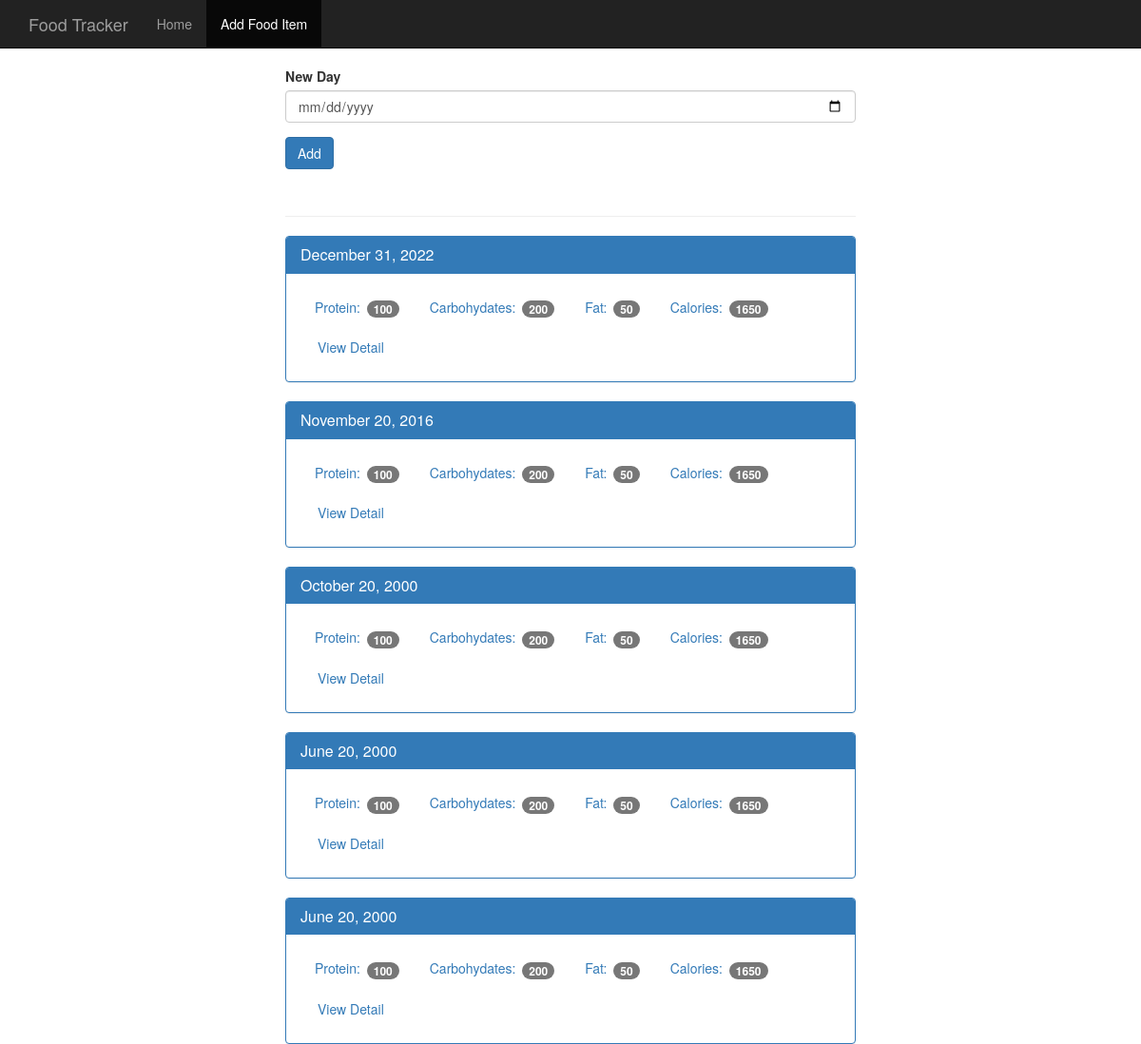
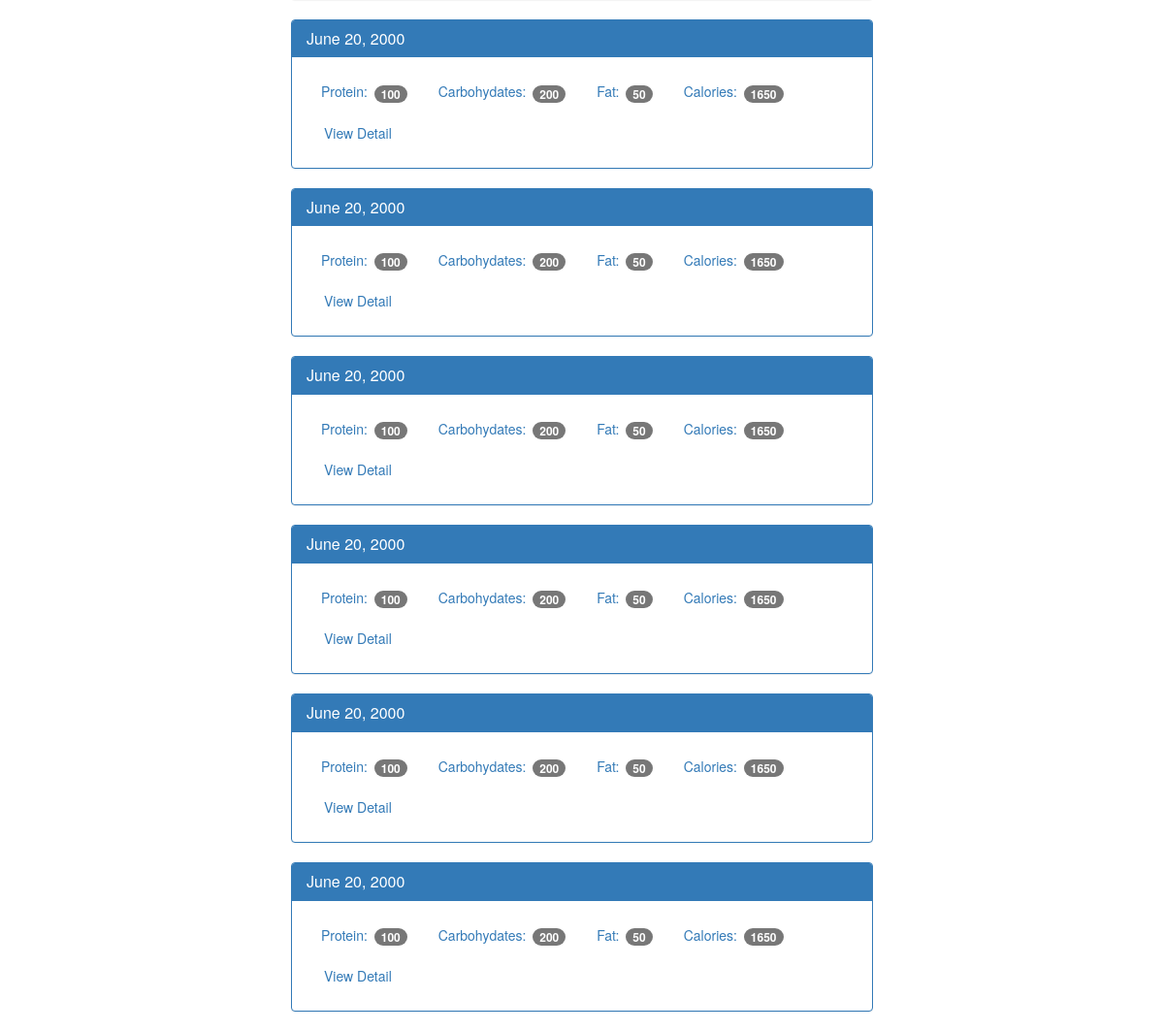
The page / on the database its author committed (2 pictures, top to bottom).
### tables this page shows
CREATE TABLE log_date (
    id integer primary key autoincrement, 
    entry_date datetime default current_timestamp
);

### app.py (the view, shortened to what this page needs)
@app.route("/", methods=["GET", "POST"])
def index():
    db = get_db()
    log_date_cur= db.execute("""select id, entry_date from log_date order by entry_date desc""")
    log_date_results = log_date_cur.fetchall()
    date_results = []
    for date in log_date_results:
        single_date = {}
        single_date["entry_date"] = date["entry_date"]
        date_ = datetime.strptime(str(date["entry_date"]), "%Y%m%d")
        single_date["pretty_date"] = datetime.strftime(date_, "%B %d, %Y")
        date_results.append(single_date)
    return render_template("home.html", date_results = date_results)

### app.py (called while the page is built)
def connect_db():
    sql = sqlite3.connect(r"C:\Users\User\Desktop\My Study Materials\web_application\food_tracker_onmyown\project_database.db")
    sql.row_factory = sqlite3.Row
    return sql

def get_db():
    if not hasattr(g, "sqlite3_db"):
        g.sqlite_db = connect_db()
    return g.sqlite_db

### templates/home.html (shortened to what this page needs)
{% extends "base.html" %}
{% block body %}
    <nav class="navbar navbar-inverse navbar-fixed-top">
      <div class="container">
        <div class="navbar-header">
          <a class="navbar-brand" href="{{url_for('index')}}">Food Tracker</a>
        </div>
        <div id="navbar" class="navbar-collapse collapse">
          <ul class="nav navbar-nav">
            <li><a href="{{url_for('index')}}">Home</a></li>
            <li class="active"><a href="{{url_for('food')}}">Add Food Item</a></li>
          </ul>
        </div>
      </div>
    </nav>
    <div class="container theme-showcase col-sm-6 col-sm-offset-3" role="main">
      <div class="row">
        <div>
          <form method="post" action="/">
            <div class="form-group">
              <label for="new-day">New Day</label>
              <input type="date" class="form-control" name="new-day" id="new-day">
            </div>
            <button type="submit" class="btn btn-primary">Add</button>
          </form>
          <div class="page-header"></div>
          {% for date in date_results %}
          <div class="panel panel-primary">
            <div class="panel-heading">
              <h3 class="panel-title">{{ date.pretty_date }}</h3>
            </div>
            <div class="panel-body">
              <ul class="nav nav-pills" role="tablist">
                <li><a>Protein: <span class="badge">100</span></a></li>
                <li><a>Carbohydates: <span class="badge">200</span></a></li>
                <li><a>Fat: <span class="badge">50</span></a></li>
                <li><a>Calories: <span class="badge">1650</span></a></li>
                <li><a href="view/{{date.entry_date}}" type="button" class="btn btn-link">View Detail</a></li>
              </ul>
            </div>
          </div>
          {% endfor %}
        </div>
      </div>
    </div>
{% endblock %}

### static/theme.css (style rules this page uses)
body { padding-top: 70px; padding-bottom: 30px; }

### rows shown on the page
log_date: pretty_date "December 31, 2022"
log_date: pretty_date "November 20, 2016"
log_date: pretty_date "October 20, 2000"
log_date: pretty_date "June 20, 2000"
log_date: pretty_date "June 20, 2000"
log_date: pretty_date "June 20, 2000"
log_date: pretty_date "June 20, 2000"
log_date: pretty_date "June 20, 2000"
log_date: pretty_date "June 20, 2000"
log_date: pretty_date "June 20, 2000"
log_date: pretty_date "June 20, 2000"
